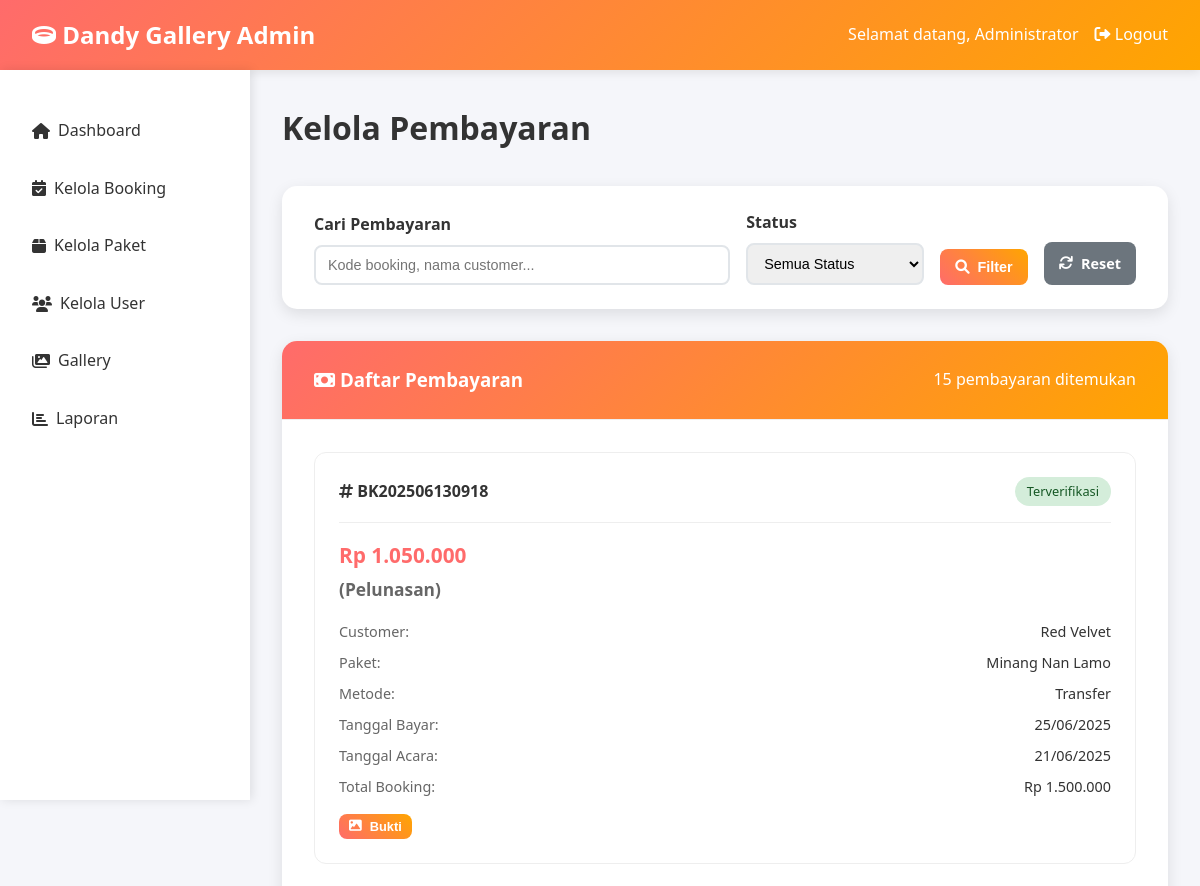
/admin/payments.php (signed in, upper part), run on an earlier commit of the app's database.
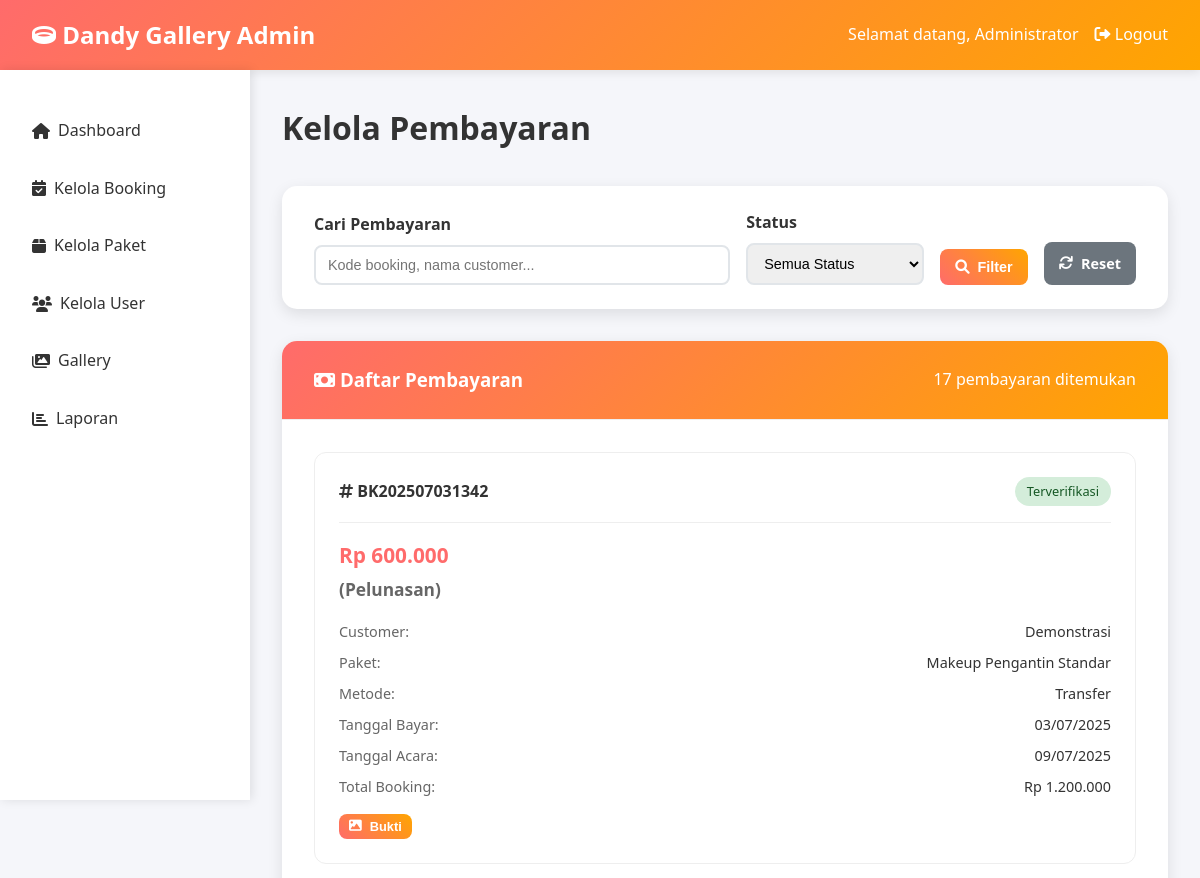
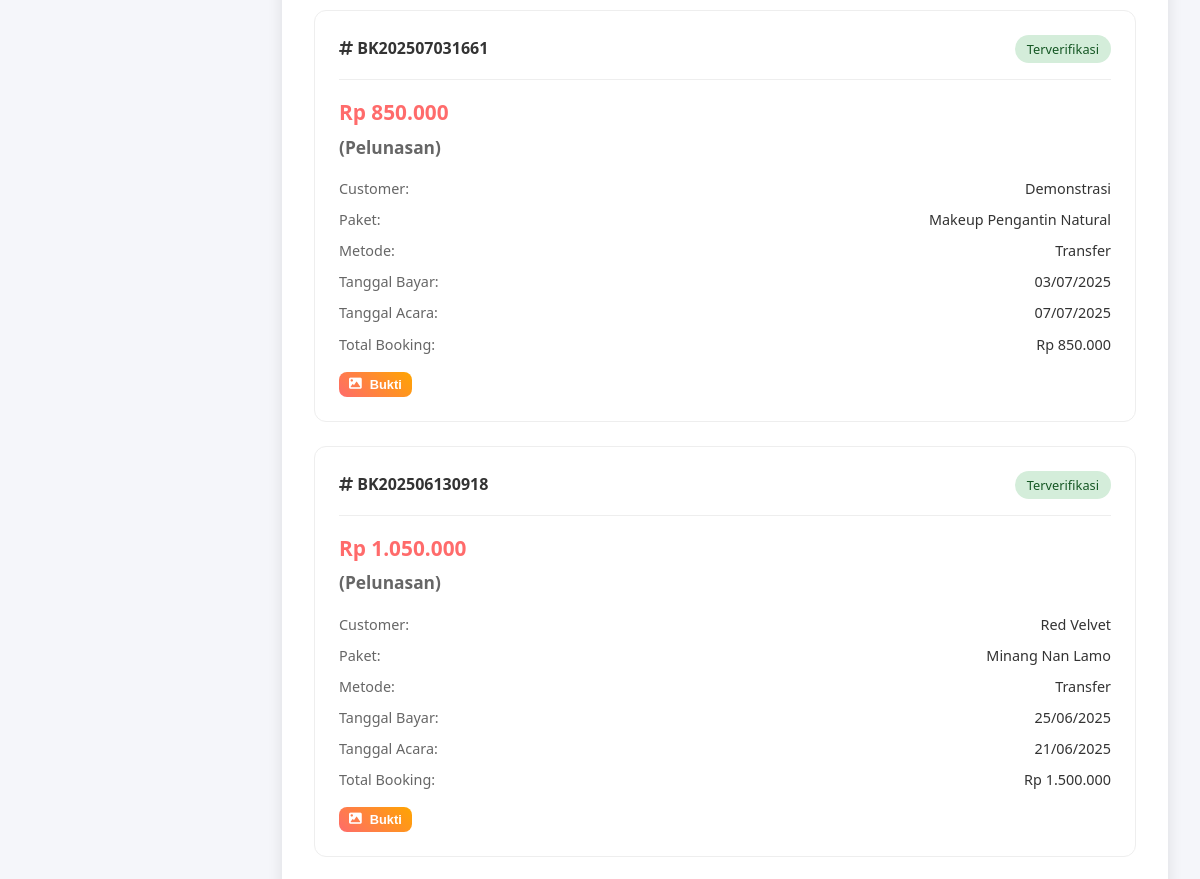
And on a later commit of the database (2 pictures, top to bottom).
### tables this page shows
CREATE TABLE `payments` (
  `id` int NOT NULL,
  `booking_id` int NOT NULL,
  `payment_date` date NOT NULL,
  `amount` decimal(12,2) NOT NULL,
  `payment_method` enum('cash','transfer') NOT NULL,
  `payment_proof` varchar(255) DEFAULT NULL,
  `status` enum('pending','verified','rejected') DEFAULT 'pending',
  `notes` text,
  `created_at` timestamp NULL DEFAULT CURRENT_TIMESTAMP
);

CREATE TABLE `bookings` (
  `id` int NOT NULL,
  `booking_code` varchar(20) NOT NULL,
  `user_id` int NOT NULL,
  `package_id` int NOT NULL,
  `service_type` varchar(50) NOT NULL,
  `booking_date` date NOT NULL,
  `usage_date` date NOT NULL,
  `venue_address` text,
  `special_request` text COMMENT 'Semua permintaan khusus termasuk ukuran dress, warna, style makeup, dll',
  `total_amount` decimal(12,2) NOT NULL,
  `down_payment` decimal(12,2) DEFAULT '0.00',
  `remaining_payment` decimal(12,2) DEFAULT '0.00',
  `status` enum('pending','confirmed','paid','in_progress','completed','cancelled') DEFAULT 'pending',
  `notes` text,
  `created_at` timestamp NULL DEFAULT CURRENT_TIMESTAMP,
  `updated_at` timestamp NULL DEFAULT CURRENT_TIMESTAMP ON UPDATE CURRENT_TIMESTAMP
);

CREATE TABLE `users` (
  `id` int NOT NULL,
  `username` varchar(50) NOT NULL,
  `password` varchar(255) NOT NULL,
  `full_name` varchar(100) NOT NULL,
  `email` varchar(100) NOT NULL,
  `phone` varchar(20) DEFAULT NULL,
  `role` enum('admin','customer') DEFAULT 'customer',
  `created_at` timestamp NULL DEFAULT CURRENT_TIMESTAMP,
  `updated_at` timestamp NULL DEFAULT CURRENT_TIMESTAMP ON UPDATE CURRENT_TIMESTAMP
);

CREATE TABLE `packages` (
  `id` int NOT NULL,
  `service_type` varchar(50) NOT NULL,
  `name` varchar(150) NOT NULL,
  `description` text,
  `price` decimal(12,2) NOT NULL,
  `image` varchar(255) DEFAULT NULL,
  `includes` text,
  `size_available` varchar(255) DEFAULT NULL,
  `color_available` varchar(255) DEFAULT NULL,
  `is_active` tinyint(1) DEFAULT '1',
  `created_at` timestamp NULL DEFAULT CURRENT_TIMESTAMP,
  `updated_at` timestamp NULL DEFAULT CURRENT_TIMESTAMP ON UPDATE CURRENT_TIMESTAMP
);

### config/database.php (called while the page is built, shortened)
<?php
function formatRupiah($angka)
{
    return "Rp " . number_format($angka, 0, ',', '.');
}

### admin/payments.php (the view, shortened to what the changed rows need)
<?php
require_once '../config/database.php';
$db = getDB();
$sql = "SELECT p.*, b.booking_code, b.total_amount as booking_total, b.usage_date,
        u.full_name as customer_name, pk.name as package_name
        FROM payments p
        JOIN bookings b ON p.booking_id = b.id
        JOIN users u ON b.user_id = u.id
        JOIN packages pk ON b.package_id = pk.id
        WHERE 1=1";
$params = [];
$sql .= " ORDER BY p.created_at DESC";
$stmt = $db->prepare($sql);
$stmt->execute($params);
$payments = $stmt->fetchAll(PDO::FETCH_ASSOC);
function getPaymentType($booking_id, $amount, $db) {
    $stmt = $db->prepare("SELECT b.down_payment, b.total_amount,
                         COALESCE(SUM(p.amount), 0) as total_paid_before
                         FROM bookings b
                         LEFT JOIN payments p ON b.id = p.booking_id AND p.status = 'verified'
                         WHERE b.id = ?
                         GROUP BY b.id");
    $stmt->execute([$booking_id]);
    $data = $stmt->fetch(PDO::FETCH_ASSOC);
    $total_after = $data['total_paid_before'] + $amount;
    if ($data['total_paid_before'] < $data['down_payment'] && $total_after >= $data['down_payment']) {
        return 'DP';
    } elseif ($data['total_paid_before'] >= $data['down_payment'] && $total_after >= $data['total_amount']) {
        return 'Pelunasan';
    } elseif ($total_after >= $data['total_amount']) {
        return 'Lunas';
    } else {
        return 'Cicilan';
    }
}
?>
<!DOCTYPE html>
<html lang="id">
<head>
    <link href="https://cdnjs.cloudflare.com/ajax/libs/font-awesome/6.0.0/css/all.min.css" rel="stylesheet">
</head>
<body>
    <main class="main-content">
        <div class="page-header">
            <h1 class="page-title">Kelola Pembayaran</h1>
        </div>
        <div class="card">
            <div class="card-header">
                <h3><i class="fas fa-money-bill"></i> Daftar Pembayaran</h3>
                <span><?php echo count($payments); ?> pembayaran ditemukan</span>
            </div>
            <?php if (empty($payments)): ?>
            <div style="text-align: center; padding: 3rem; color: #666;">
                <i class="fas fa-receipt" style="font-size: 3rem; margin-bottom: 1rem; opacity: 0.5;"></i>
                <h3>Tidak Ada Pembayaran</h3>
                <p>Belum ada pembayaran yang sesuai dengan filter yang dipilih.</p>
            </div>
            <?php else: ?>
            <div class="payments-grid">
                <?php foreach ($payments as $payment): ?>
                <div class="payment-card">
                    <div class="payment-header">
                        <div class="payment-code">
                            <i class="fas fa-hashtag"></i> <?php echo htmlspecialchars($payment['booking_code']); ?>
                        </div>
                        <span class="payment-status <?php echo $payment['status']; ?>">
                            <?php
            $status_indonesia = [
                'pending' => 'Menunggu Verifikasi',
                'verified' => 'Terverifikasi',
                'rejected' => 'Ditolak'
            ];
            echo $status_indonesia[$payment['status']] ?? ucfirst($payment['status']);
            ?>
                        </span>
                    </div>
                    <div class="payment-amount">
                        <?php echo formatRupiah($payment['amount']); ?>
                        <small style="display: block; color: #666; margin-top: 0.25rem;">
                            (<?php echo getPaymentType($payment['booking_id'], $payment['amount'], $db); ?>)
                        </small>
                    </div>
                    <div class="payment-info">
                        <div class="info-row">
                            <span class="info-label">Customer:</span>
                            <span class="info-value"><?php echo htmlspecialchars($payment['customer_name']); ?></span>
                        </div>
                        <div class="info-row">
                            <span class="info-label">Paket:</span>
                            <span class="info-value"><?php echo htmlspecialchars($payment['package_name']); ?></span>
                        </div>
                        <div class="info-row">
                            <span class="info-label">Metode:</span>
                            <span class="info-value"><?php echo ucfirst($payment['payment_method']); ?></span>
                        </div>
                        <div class="info-row">
                            <span class="info-label">Tanggal Bayar:</span>
                            <span
                                class="info-value"><?php echo date('d/m/Y', strtotime($payment['payment_date'])); ?></span>
                        </div>
                        <div class="info-row">
                            <span class="info-label">Tanggal Acara:</span>
                            <span
                                class="info-value"><?php echo date('d/m/Y', strtotime($payment['usage_date'])); ?></span>
                        </div>
                        <div class="info-row">
                            <span class="info-label">Total Booking:</span>
                            <span class="info-value"><?php echo formatRupiah($payment['booking_total']); ?></span>
                        </div>
                    </div>
                    <div class="payment-actions">
                        <?php if ($payment['payment_proof']): ?>
                        <button type="button" class="btn btn-sm"
                            onclick="viewPaymentProof('<?php echo htmlspecialchars($payment['payment_proof']); ?>')">
                            <i class="fas fa-image"></i> Bukti
                        </button>
                        <?php endif; ?>
                    </div>
                </div>
                <?php endforeach; ?>
            </div>
            <?php endif; ?>
        </div>
    </main>
</body>
</html>

What changed in the data, as far as the page shows it:
added payments: booking.booking_code "BK202507031342", status "Terverifikasi", amount "Rp 600.000", amount "Pelunasan", users.full_name "Demonstrasi", packages.name "Makeup Pengantin Standar", payment_method "Transfer", payment_date "03/07/2025", booking.usage_date "09/07/2025", booking.total_amount "Rp 1.200.000"
added payments: booking.booking_code "BK202507031661", status "Terverifikasi", amount "Rp 850.000", amount "Pelunasan", users.full_name "Demonstrasi", packages.name "Makeup Pengantin Natural", payment_method "Transfer", payment_date "03/07/2025", booking.usage_date "07/07/2025", booking.total_amount "Rp 850.000"
Also different on the page:
count($payments): "15" → "17"
